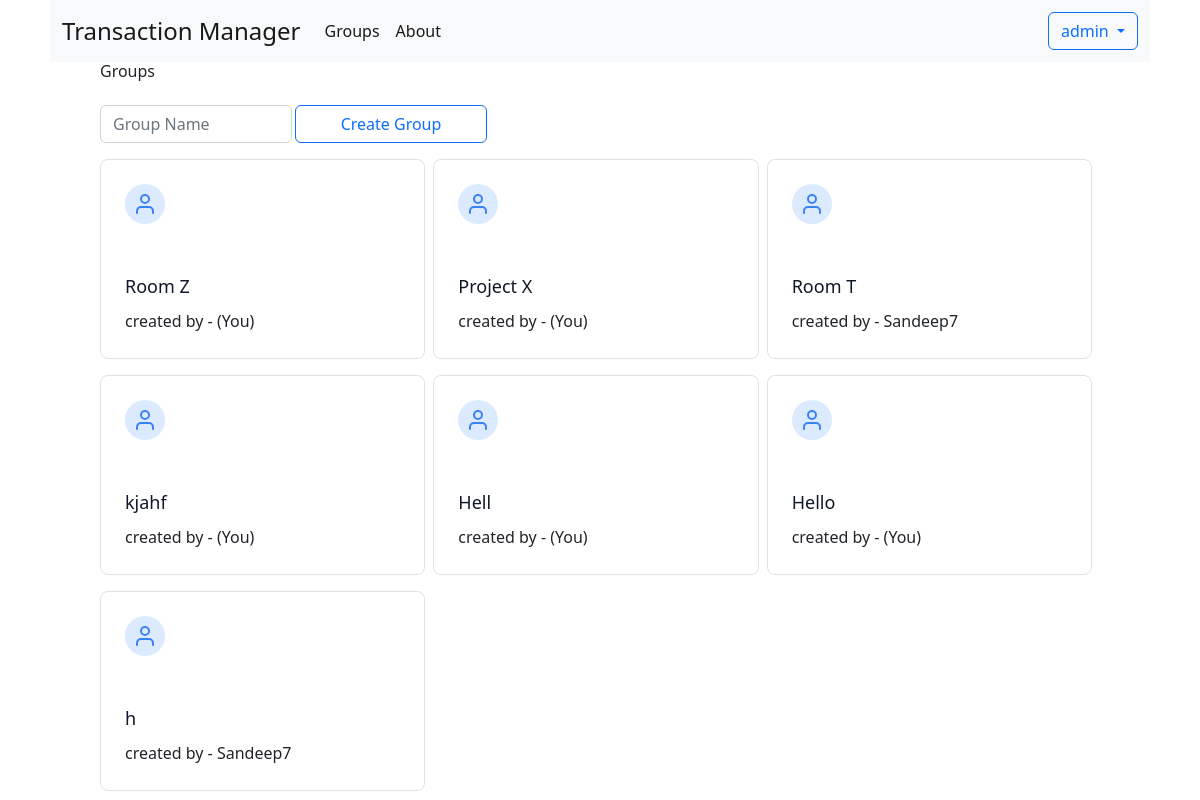
The page /groups (signed in) on the database its author committed.
### core/models.py (models this page shows, shortened)
class AbstractUser(AbstractBaseUser, PermissionsMixin):
    username_validator = UnicodeUsernameValidator()
    username        = models.CharField(
                        _("Username"),
                        max_length=150,
                        unique=True,
                        help_text=_(
                            "Required. 150 characters or fewer. Letters, digits and @/./+/-/_ only."
                        ),
                        validators=[username_validator],
                        error_messages={
                            "unique": _("A user with that username already exists."),
                        },
                    )
    password        = models.CharField(_("password"), max_length=128)
    first_name      = models.CharField(_("first name"), max_length=150, blank=True)
    last_name       = models.CharField(_("last name"), max_length=150, blank=True)
    mobile_number   = models.CharField(
                        blank = False,
                        unique = True,
                        max_length = 10,
                        help_text = "Enter 10 digit phone number only"
                    )
    email           = models.EmailField(_("email address"), blank=True)
    gender      = models.CharField(
                    max_length=50,
                    choices=sex_choice,
                    default='Male'
                )
    dob         = models.DateField(
                    _("date of birth"),
                    default=date.today,
                    null = True,
                    blank = True,
                    help_text="Please use the following format: <em>YYYY-MM-DD</em>."
                )
    date_joined     = models.DateTimeField(_("date joined"), default=timezone.now)
    is_staff        = models.BooleanField(
                        _("staff status"),
                        default = False,
                    )
    is_active       = models.BooleanField(
                        _("active"),
                        default = True,
                    )
    groups          = models.ManyToManyField("group.Group", related_name = "members", blank = True)
    objects = UserManager()
    EMAIL_FIELD = "email"
    USERNAME_FIELD = "username"
    REQUIRED_FIELDS = ["email"]
    class Meta:
        verbose_name = _("user")
        verbose_name_plural = _("users")
        abstract = True

class User(AbstractUser):
    pass

### group/models.py (models this page shows, shortened)
class Group(models.Model):
    name        = models.CharField(
                    _("Group Name"),
                    unique = True,
                    error_messages={
                        "unique": _("A group with that groupname already exists."),
                    },
                    max_length = 30,
                    db_index = True
                )
    created_by  = models.ForeignKey("core.User", on_delete = models.SET_NULL, null = True)
    created_on  = models.DateTimeField(default = timezone.now)
    savings     = models.PositiveIntegerField(verbose_name = "Savings", default = 0)
    maintainer  = models.ForeignKey(
                    "core.User",
                    verbose_name = "Savings Account Maintainer",
                    on_delete = models.SET_NULL,
                    related_name = "maintaining_groups",
                    related_query_name = "maintaining_groups",
                    blank = True,
                    null = True
                )
    inactive_members = models.ManyToManyField("core.User", related_name = "inactive_groups", blank = True)

### group/views.py (the view, shortened to what this page needs)
# urls.py: path('groups', views.groups_view, name = "groups"),
@login_required
def groups_view(request):
    context = {
        'title' : "Groups",
        'groups' : request.user.groups.all().select_related('created_by').order_by('-id'),
    }
    context['groups'] = request.user.groups.all().select_related('created_by').order_by('-id')
    return custom_render(request, "pages/groups.html", context)

### group/helper.py (called while the page is built)
def get_template(template_path, is_htmx):
    if not is_htmx:
        return template_path
    *parent_path, template_name = template_path.split("/")
    template_name = template_name.split(".")[0] + "_component.html"
    template_modified_path = parent_path + ["components", template_name]
    return "/".join(template_modified_path)

def custom_render(request, template_path, context = {}):
    is_htmx = request.META.get("HTTP_HX_REQUEST", 'false') == 'true'
    return render(request, get_template(template_path, is_htmx), context)

### transaction_manager/templates/pages/groups.html
{% extends '../base.html' %}
{% block body %}
  {% include 'pages/components/groups_component.html' %}
{% endblock body %}

### transaction_manager/templates/nav.html (shortened to what this page needs)
<nav class="navbar navbar-expand-lg navbar-light bg-light">
  <div class="container-fluid">
    <a class="navbar-brand fs-4" href="{% url 'home' %}">Transaction Manager</a>
    <div class="collapse navbar-collapse" id="navbarSupportedContent">
        {% if user.is_authenticated %}
          <ul class="navbar-nav me-auto mb-2 mb-lg-0">
          {% if group %}
            <li
              class="nav-item"
            >
              <button
                class="nav-link active"
                aria-current="page"
                hx-get="{% url 'group' group.id %}"
                hx-target="#bodypart"
                hx-push-url="true"
              >
                {{ group.name }}
              </button>
            </li>
            {% if group.savings != 0 %}
              <li
                class="nav-item"
              >
                <button
                  class="nav-link active text-success"
                  id="savings_amount"
                  aria-current="page"
                >
                  Savings : {{ group.savings }}
                </button>
              </li>
            {% endif %}
            <li
              class="nav-item"
            >
              <button
                class="nav-link active"
                aria-current="page"
                hx-get="{% url 'transactions' group.id %}"
                hx-target="#bodypart"
                hx-push-url="true"
              >
                View Transactions
              </button>
            </li>
            <li
              class="nav-item"
            >
              <button
                class="nav-link active"
                aria-current="page"
                hx-get="{% url 'add transaction' group.id %}"
                hx-target="#bodypart"
                hx-push-url="true"
              >
                Add Transaction
              </button>
            </li>
            <li
              class="nav-item"
            >
              <button
                class="nav-link active"
                aria-current="page"
                hx-get="{% url 'transactions monthly split' group.id %}"
                hx-target="#bodypart"
                hx-push-url="true"
              >
                Monthly Split
              </button>
            </li>
            <li
              class="nav-item"
            >
              <a
                class="nav-link active"
                aria-current="page"
                href="{% url 'groups' %}"
              >
                Groups
              </a>
            </li>
            <li
              class="nav-item"
            >
              <a
                class="nav-link active"
                aria-current="page"
                href="{% url 'about' %}"
              >
                About
              </a>
            </li>
          {% else %}
            <li
              class="nav-item"
            >
              <button
                class="nav-link active"
                aria-current="page"
                hx-get="{% url 'groups' %}"
                hx-target="#bodypart"
                hx-push-url="true"
              >
                Groups
              </button>
            </li>
            <li
              class="nav-item"
            >
              <button
                class="nav-link active"
                aria-current="page"
                hx-get="{% url 'about' %}"
                hx-target="#bodypart"
                hx-push-url="true"
              >
                About
              </button>
            </li>
          {% endif %}
        </ul>
        {% endif %}
				{% if user.is_authenticated %}
        <div class="navbar-nav">
					<div class="nav-item dropdown" style="">
            <button class="btn btn-outline-primary dropdown-toggle" type="button" data-bs-toggle="dropdown" aria-expanded="false">
              {{ user.username }}
            </button>
          </div>
        </div>
				{% endif %}
      </div>
    </div>
  </nav>

### transaction_manager/templates/pages/components/groups_component.html (shortened to what this page needs)
  <div class="container">
      <h1>Groups</h1><br>
      <form method="post" style="display:flex; flex-wrap:wrap;gap:3px;">
        <div class="form-group w-48">
          <input required type="text" class="form-control" name="group_name" id="group_name" placeholder="Group Name">
        </div>
        <input type="submit" value="Create Group" class="w-48 btn btn-outline-primary"/>
      </form>
      <div style="display:flex; flex-wrap:wrap">
        {% for group in user.groups.all %}
            <div class="col-xl-4 col-md-6 col-12 pt-md-3 pt-2 pr-md-3 pr-2">
                <div class="border border-gray-200 p-6 rounded-lg">
                  <div
                    class="w-10 h-10 inline-flex items-center justify-center rounded-full bg-blue-100 text-blue-500 mb-5"
                  >
                    <a style="text-decoration:none" href="{% url 'group' group.id %}">
                    <svg
                      fill="none"
                      stroke="currentColor"
                      stroke-linecap="round"
                      stroke-linejoin="round"
                      stroke-width="2"
                      class="w-6 h-6"
                      viewBox="0 0 24 24"
                    >
                      <path d="M20 21v-2a4 4 0 00-4-4H8a4 4 0 00-4 4v2"></path>
                      <circle cx="12" cy="7" r="4"></circle>
                    </svg>
                  </div>
                  <h2 class="text-lg text-gray-900 font-medium title-font mb-2">
                    {{ group.name }}
                  </h2></a>
                  <p class="leading-relaxed text-base">
                    created by - {% if group.created_by == user %} (You) {% else %} {{ group.created_by.username }} {% endif %}
                  </p>
                </div>
            </div>
        {% endfor %}
      </div>
    </div>

### rows shown on the page
User: username "admin"
Group: name "Room Z", shows "(You)"
Group: name "Project X", shows "(You)"
Group: name "Room T", created_by.username "Sandeep7"
Group: name "kjahf", shows "(You)"
Group: name "Hell", shows "(You)"
Group: name "Hello", shows "(You)"
Group: name "h", created_by.username "Sandeep7"
